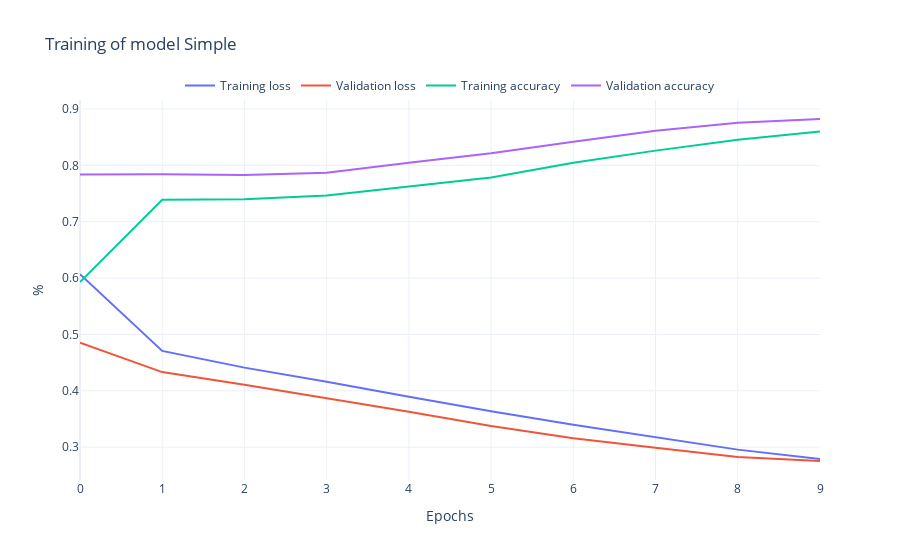

The notebook cell this image was saved under:
### Markdown cell above
#### Plot the training and validation loss

### Code cell
rst.plot_history(history_simple, "Simple")

### Figure 1 — Plotly figure (JSON) as saved in the notebook; plotly's stock layout.template omitted (floating-point values rounded to 4 significant figures)
{"data": [{"mode": "lines", "name": "Training loss", "type": "scatter", "y": [0.6069, 0.4709, 0.4411, 0.416, 0.3894, 0.3638, 0.3398, 0.3174, 0.2956, 0.2788]}, {"mode": "lines", "name": "Validation loss", "type": "scatter", "y": [0.4853, 0.4332, 0.4108, 0.3871, 0.3627, 0.3375, 0.3159, 0.299, 0.2824, 0.2754]}, {"mode": "lines", "name": "Training accuracy", "type": "scatter", "y": [0.5929, 0.7389, 0.7399, 0.7466, 0.7625, 0.7785, 0.8046, 0.8262, 0.8456, 0.86]}, {"mode": "lines", "name": "Validation accuracy", "type": "scatter", "y": [0.784, 0.7843, 0.7829, 0.7867, 0.8045, 0.8215, 0.8421, 0.8615, 0.8758, 0.8823]}], "layout": {"legend": {"bgcolor": "rgba(255,255,255,0.5)", "orientation": "h", "x": 0.5, "xanchor": "center", "y": 1, "yanchor": "bottom"}, "title": {"text": "Training of model Simple"}, "xaxis": {"title": {"text": "Epochs"}}, "yaxis": {"title": {"text": "%"}}}}
